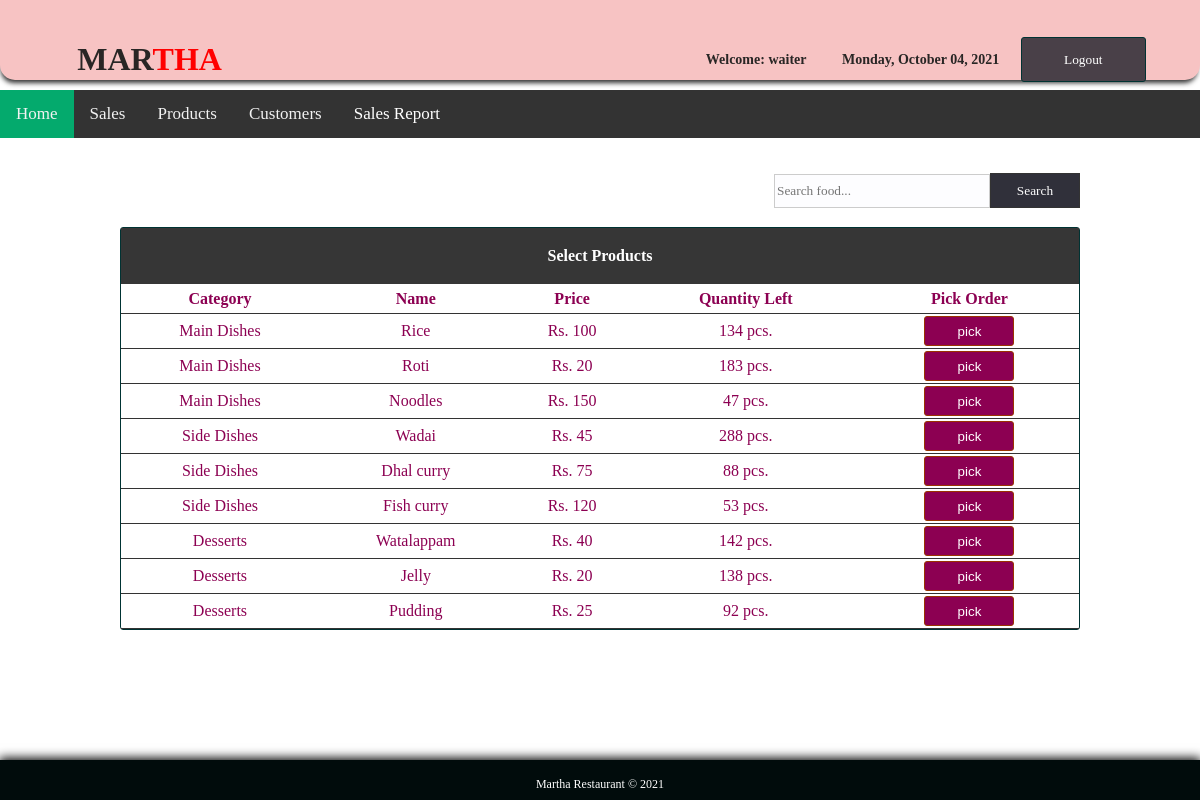
The app's page /Web-based_Application/sales.php (signed in) with its own data.
### tables this page shows
CREATE TABLE `products` (
  `id` int(11) NOT NULL,
  `category` varchar(100) NOT NULL,
  `name` varchar(100) NOT NULL,
  `quantity` int(11) NOT NULL,
  `purchase` int(11) NOT NULL,
  `retail` int(11) NOT NULL
);

### Web-based_Application/sales.php (the view, shortened to what this page needs)
<?php include 'main_template.php';?>
<?php include 'config.php';?>
<!DOCTYPE html PUBLIC "-//W3C//DTD XHTML 1.0 Transitional//EN" "http://www.w3.org/TR/xhtml1/DTD/xhtml1-transitional.dtd">
<html xmlns="http://www.w3.org/1999/xhtml">
<head>
</head>
<link rel="stylesheet" type="text/css" href="css/css1.css">
<body>
<div id="container">
<br><br><br><br>
<table width="80%" border="0" align="center" cellpadding="0" cellspacing="0">
      <tr>
        <td height="37" align="right">
        <form action="result_sales.php" method="get" ecntype="multipart/data-form">
        <input type="text" name="query" style="border:1px solid #CCC; color: #333; width:210px; height:30px;" id="btnsearch1" placeholder="Search food..." /><input type="submit" id="btnsearch" value="Search" name="search" />
        </form>
     	</td>
      </tr>
    </table></th>
  <br>
  <tr>
    <td>
    <table border="0" cellpadding="0" cellspacing="0" align="center" width="80%" style="border:1px solid #033; color:#8c0052;">
     <tr>
     <th colspan="7" align="center" height="55px" style="border-bottom:1px solid #363636; background: #363636; color:#FFF;"> Select Products </th>
    </tr>
      <tr height="30px">
        <th style="border-bottom:1px solid #333;"> Category </th>
        <th style="border-bottom:1px solid #333;"> Name </th>
        <th style="border-bottom:1px solid #333;"> Price </th>
        <th style="border-bottom:1px solid #333;"> Quantity Left </th>
        <th style="border-bottom:1px solid #333;"> Pick Order </th>
      </tr>
       <?php
            $query="SELECT * FROM products";
            $result=mysqli_query($db_link, $query);
            while ($row=mysqli_fetch_array($result)){?>
      <tr align="center" style="height:35px">
      	<td style="border-bottom:1px solid #333;"> <?php echo $row['category']; ?> </td>
        <td style="border-bottom:1px solid #333;"> <?php echo $row['name']; ?> </td>
        <td style="border-bottom:1px solid #333;">Rs. <?php echo $row['retail']; ?> </td>
        <td style="border-bottom:1px solid #333;"> <?php echo $row['quantity']; ?> pcs. </td>
        <td style="border-bottom:1px solid #333;">
        <a href="process_sales.php?id=<?php echo md5($row['id']);?>"><input type="button" value="pick" style="width:90px; height:30px; color:#FFF; background: #8c0052; border:1px solid #930; border-radius:3px;"></a>
        </td>
      </tr>
   <?php
}?>
</table>
  </td>
  </tr>
<br><br><br>
</div>
</body>
</html>

### Web-based_Application/css/css1.css (style rules this page uses)
html { font-family: "Comic sans MS", cursive; color: rgb(41, 38, 37); height:100%; margin:0; padding:0; -webkit-background-size: cover; -moz-background-size: cover; -o-background-size: cover; background-size: cover; }
body { margin:0; font-size:16px; height:100%; margin:0; padding:0; background:url(../images/bg_food.jpg) no-repeat center fixed; -webkit-background-size: cover; -moz-background-size: cover; -o-background-size: cover; background-size: cover; }
#container { height:100px; width: auto; margin:0 auto; }
#btnsearch { border:1px solid #333; background: rgb(48, 48, 58); height:35px; width:90px; color: #FFF; font-family:"Comic Sans MS", cursive; }
#btnsearch1 { border:1px solid #333; background: #fdfdff; height:35px; width:90px; color: #FFF; font-family:"Comic Sans MS", cursive; }
a:link { color:#FFF; text-decoration: none; }
table { border-radius:3px; text-align: center; }

### records on screen
products: category "Main Dishes", name "Rice", retail "100", quantity "134"
products: category "Main Dishes", name "Roti", retail "20", quantity "183"
products: category "Main Dishes", name "Noodles", retail "150", quantity "47"
products: category "Side Dishes", name "Wadai", retail "45", quantity "288"
products: category "Side Dishes", name "Dhal curry", retail "75", quantity "88"
products: category "Side Dishes", name "Fish curry", retail "120", quantity "53"
products: category "Desserts", name "Watalappam", retail "40", quantity "142"
products: category "Desserts", name "Jelly", retail "20", quantity "138"
products: category "Desserts", name "Pudding", retail "25", quantity "92"

### other values on screen
$_SESSION['username'] "waiter"
